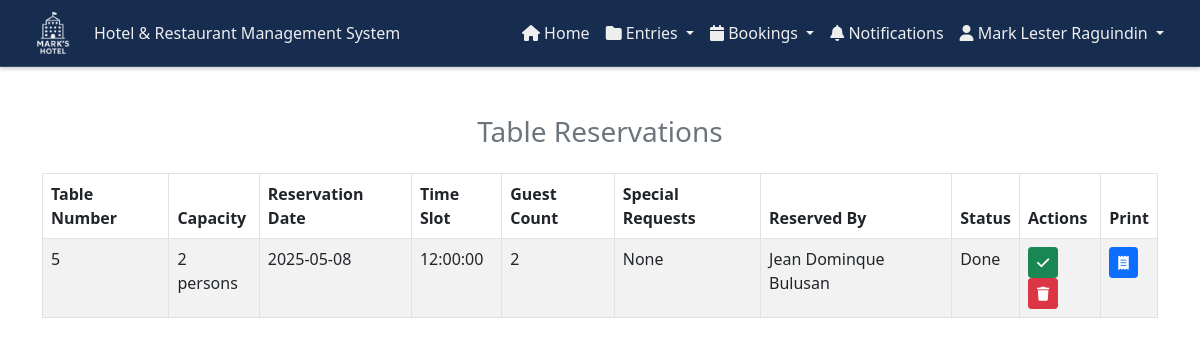
The page /admin/tablesReservation.php (signed in) on the database as committed earlier.
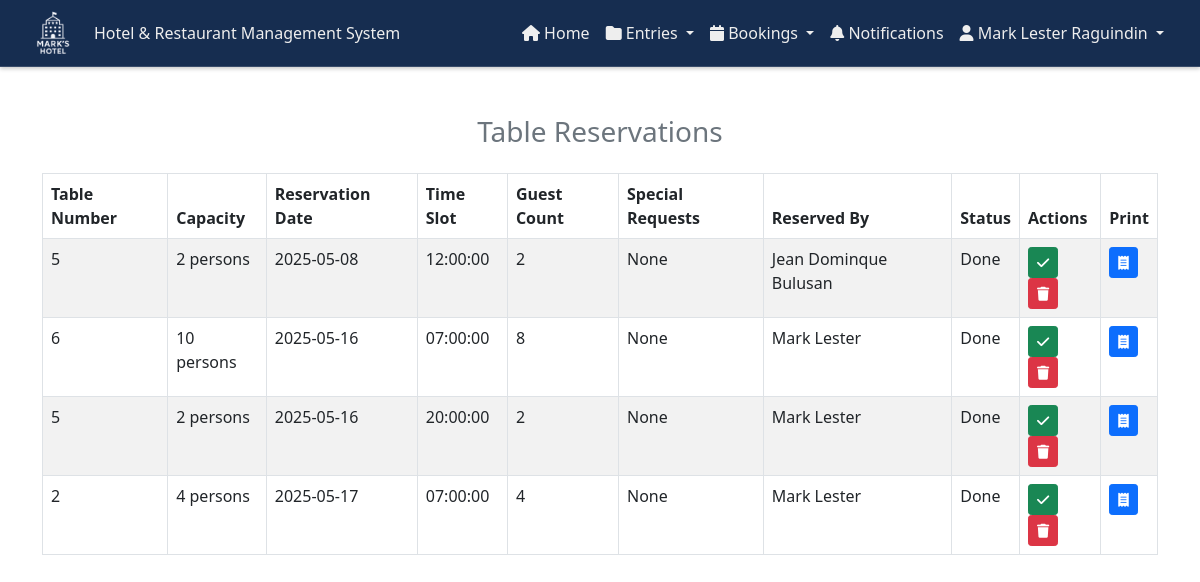
The same page on the database as committed later.
### tables this page shows
CREATE TABLE `table_reservations` (
  `reservation_id` int(11) NOT NULL,
  `table_id` int(11) NOT NULL,
  `reservation_date` date NOT NULL,
  `time_slot` time NOT NULL,
  `guest_count` int(11) NOT NULL,
  `special_requests` text DEFAULT NULL,
  `user_id` int(11) NOT NULL,
  `status` enum('pending','done') DEFAULT 'pending'
);

CREATE TABLE `restaurant_tables` (
  `table_id` int(11) NOT NULL,
  `table_number` int(11) NOT NULL,
  `capacity` int(11) NOT NULL,
  `position_x` int(11) NOT NULL,
  `position_y` int(11) NOT NULL,
  `location` varchar(255) NOT NULL
);

CREATE TABLE `users` (
  `user_id` int(11) NOT NULL,
  `name` varchar(255) NOT NULL,
  `address` varchar(50) NOT NULL,
  `email` varchar(50) NOT NULL,
  `password` varchar(50) NOT NULL,
  `role` varchar(20) DEFAULT NULL,
  `phone` tinytext DEFAULT NULL
);

### controllers/fetchTablesReservation.php (called while the page is built, shortened)
<?php
$query = "
    SELECT
        r.reservation_id,
        r.reservation_date,
        r.time_slot,
        r.guest_count,
        r.special_requests,
        r.status, -- Include the status column
        t.table_number,
        t.capacity,
        u.name,
        u.email
    FROM table_reservations r
    INNER JOIN restaurant_tables t ON r.table_id = t.table_id
    INNER JOIN users u ON r.user_id = u.user_id
    ORDER BY r.reservation_date, r.time_slot
";
$result = mysqli_query($con, $query);
$reservations = [];
while ($row = mysqli_fetch_assoc($result)) {
    $reservations[] = $row;
}
?>

### admin/tablesReservation.php (the view, shortened to what this page needs)
<?php
include '../components/config.php';
include '../controllers/fetchTablesReservation.php';
?>
<!DOCTYPE html>
<html lang="en">
<head>
    <link href="https://cdn.jsdelivr.net/npm/bootstrap@5.0.2/dist/css/bootstrap.min.css" rel="stylesheet">
    <link rel="stylesheet" href="../css/customAdminHeader.css">
    <link rel="stylesheet" href="https://cdnjs.cloudflare.com/ajax/libs/font-awesome/6.7.2/css/all.min.css">
    <link rel="stylesheet" href="../css/notifications.css">
</head>
<body>
    <?php include '../components/header_admin.php'; ?>
    <div class="container mt-5">
        <h3 class="mb-4 text-center text-muted">Table Reservations</h3>
        <table class="table table-bordered table-striped">
            <thead>
                <tr>
                    <th>Table Number</th>
                    <th>Capacity</th>
                    <th>Reservation Date</th>
                    <th>Time Slot</th>
                    <th>Guest Count</th>
                    <th>Special Requests</th>
                    <th>Reserved By</th>
                    <th>Status</th>
                    <th>Actions</th>
                    <th>Print</th>
                </tr>
            </thead>
            <tbody>
                <?php if (!empty($reservations)): ?>
                    <?php foreach ($reservations as $reservation): ?>
                        <tr>
                            <td><?php echo $reservation['table_number']; ?></td>
                            <td><?php echo $reservation['capacity']; ?> persons</td>
                            <td><?php echo $reservation['reservation_date']; ?></td>
                            <td><?php echo $reservation['time_slot']; ?></td>
                            <td><?php echo $reservation['guest_count']; ?></td>
                            <td><?php echo $reservation['special_requests'] ?: 'None'; ?></td>
                            <td><?php echo $reservation['name']; ?></td>
                            <td><?php echo ucfirst($reservation['status']); ?></td>
                            <td>
                                <button class="btn btn-success btn-sm mark-done" data-id="<?php echo $reservation['reservation_id']; ?>"> <i class="fas fa-check"></i> </button>
                                <button class="btn btn-danger btn-sm delete-reservation" data-id="<?php echo $reservation['reservation_id']; ?>"> <i class="fas fa-trash"></i> </button>
                            </td>
                            <td>
                                <button class="btn btn-primary btn-sm print-receipt" data-id="<?php echo $reservation['reservation_id']; ?>"><i class="fas fa-receipt"></i></button>
                            </td>
                        </tr>
                    <?php endforeach; ?>
                <?php else: ?>
                    <tr>
                        <td colspan="10" class="text-center">No reservations found.</td>
                    </tr>
                <?php endif; ?>
            </tbody>
        </table>
    </div>
</body>
</html>

Rows that differ between the two databases and show on the page:
added table_reservations: table.table_number "6", table.capacity "10", reservation_date "2025-05-16", time_slot "07:00:00", guest_count "8", special_requests "None", user.name "Mark Lester", status "Done"
added table_reservations: table.table_number "5", table.capacity "2", reservation_date "2025-05-16", time_slot "20:00:00", guest_count "2", special_requests "None", user.name "Mark Lester", status "Done"
added table_reservations: table.table_number "2", table.capacity "4", reservation_date "2025-05-17", time_slot "07:00:00", guest_count "4", special_requests "None", user.name "Mark Lester", status "Done"
